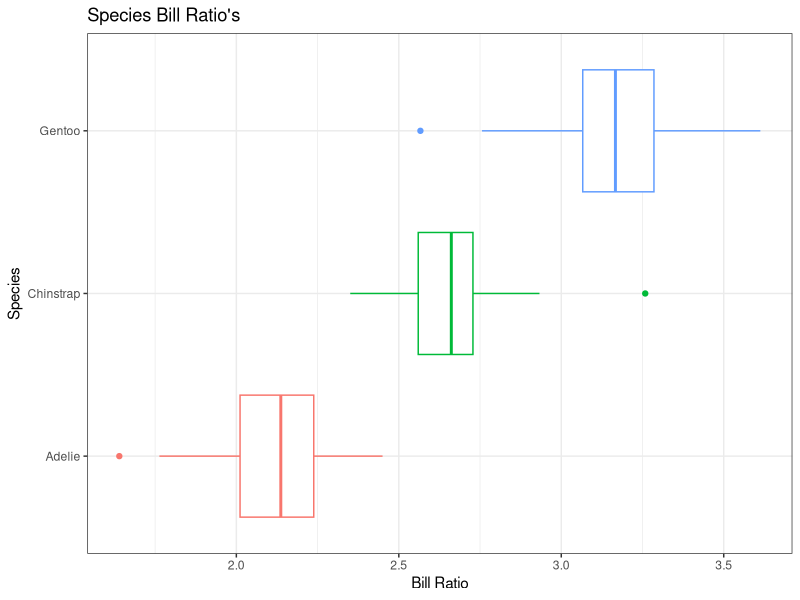
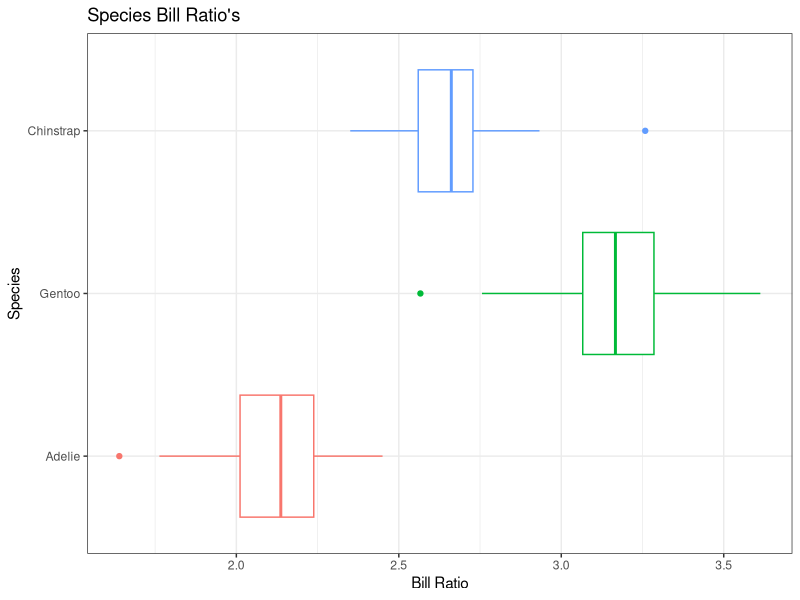
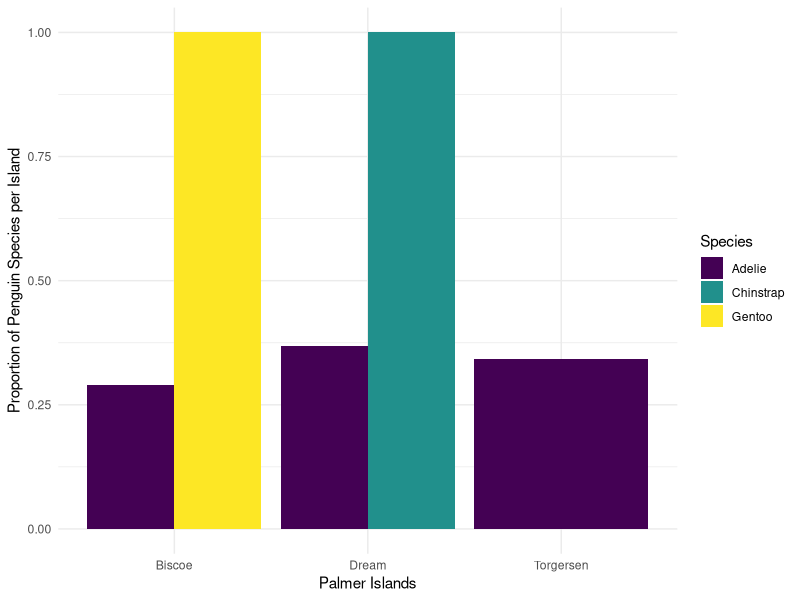

Reproduce these figures in R, in order.
## ---- chunk 1
#| label: setup
#| include: false

library(tidyverse)
library(palmerpenguins)
data(penguins)
## ---- chunk 2
penguins |>
  mutate(body_mass_kg = body_mass_g / 1000)
## ---- chunk 3
penguins |> 
  drop_na() #if we leave it blank it will remove any row with an NA
## ---- chunk 4
penguins |> 
  drop_na(sex) #adding a variable, removes rows with NA just for that variable
## ---- chunk 5
#|label: bill_ratio 
names(penguins)

penguins <-penguins |>
  mutate(bill_ratio = bill_length_mm / bill_depth_mm)

## ---- chunk 6
#| label: boxplot bill ratio

ggplot(penguins)+
  geom_boxplot(aes(y = species,x= bill_ratio, color = species))+
  theme_bw()+
  labs(x= "Bill Ratio", y= "Species", title= "Species Bill Ratio's")+
  guides(color = "none")

## ---- chunk 7
#| label: adding bill_ratio, body_mass_kg, flipper_length_m
names(penguins)
penguins |>
  mutate(bill_ratio = bill_length_mm / bill_depth_mm,
         body_mass_kg = body_mass_g/1000,
         flipper_length_m = flipper_length_mm/1000)
## ---- chunk 8
#| label: reordered species bill_ratio boxplot
penguins |> 
  mutate(species = 
           fct_relevel(species, "Adelie", "Gentoo", "Chinstrap"),
         bill_ratio = bill_length_mm / bill_depth_mm) |> 
ggplot()+
  geom_boxplot(aes(y = species,x= bill_ratio, color = species))+
  theme_bw()+
  labs(x= "Bill Ratio", y= "Species", title= "Species Bill Ratio's")+
  guides(color = "none")
  
## ---- chunk 9
penguins |>
  group_by(species) |>
  summarize(mass_mean = mean(body_mass_g, na.rm = TRUE),
            mass_sd = sd(body_mass_g, na.rm = TRUE))
## ---- chunk 10
#|label: mean adn sd of body mass
penguins |> 
  mutate(body_mass_kg = body_mass_g/1000) |> 
  group_by(species, sex) |> 
  summarize(mass_mean = mean(body_mass_kg, na.rm = TRUE),
            mass_sd = sd(body_mass_kg, na.rm = TRUE))
## ---- chunk 11
#|label: max min flipper length
names(penguins)
penguins |>
  filter(species == "Chinstrap")|>
  group_by(island)|>
  mutate(flip_max = max(flipper_length_mm), flip_min = min(flipper_length_mm))

## ---- chunk 12
#| label: mean bill ratio only
names(penguins)
penguins |>
  mutate(bill_ratio== bill_length_mm / bill_depth_mm)|>
  select(species, bill_ratio)|>
  group_by(species)|>
  mutate(bill_ratio_mean = mean(bill_ratio, na.rm = TRUE))


## ---- chunk 13
penguins |>
  group_by(species) |>
  summarize(bill_length_mean = mean(bill_length_mm, na.rm = TRUE),
            bill_depth_mean = mean(bill_depth_mm, na.rm = TRUE),
            flipper_length_mean = mean(flipper_length_mm, na.rm = TRUE))
## ---- chunk 14
penguins |>
  group_by(species) |>
  summarize(across(ends_with("mm"), 
                   .fns = mean, 
                   na.rm = TRUE))
## ---- chunk 15
penguins |>
  group_by(year) |>
  summarise(across(starts_with("bill"), 
                   .fns = max, 
                   na.rm = TRUE, 
                   .names = "max_{.col}"))
## ---- chunk 16
penguins |>
  group_by(year) |>
  summarise(across(starts_with("bill"), 
                   .fns = max, 
                   na.rm = TRUE, 
                   .names = "{.col}_max"))
## ---- chunk 17
penguins |>
  group_by(species) |>
  summarize(across(contains("length"),
                   list(avg = mean, stdev = sd),
                   na.rm = TRUE,
                   .names = "{.fn}_{.col}"))
## ---- chunk 18
#|label: using across
penguins |>
  group_by(island) |>
  summarize(across(contains("mm"),
                   list(median= median),
                   na.rm = TRUE,
                   .names = "{.col}_{.fn}"))
## ---- chunk 19
#|label: using across()
penguins|>
  filter(island != "Biscoe")|>
  rename(spp_penguin = species)|>
  group_by(spp_penguin)|>
  summarize(across(contains("length"),
                   list(mean= mean),
                   na.rm = TRUE,
                   .names = "{.col}_{.fn}"))
  
## ---- chunk 20
penguins |>
  group_by(species) |>
  summarize(n = n())
## ---- chunk 21
penguins |>
  count(species)
## ---- chunk 22
penguins |>
  count(species, year)#counts number of species per year
## ---- chunk 23
penguins |> 
  count(species, island) |> #number of species per island
  group_by(species) |> #group by the species 
  mutate(total = sum(n),  #create variable total for the total of species
         prop = n/total) |>  #number of species div by total fro the propotion of species per island 
  ggplot(aes(x = island, y = prop, fill = species)) + #create the aesthetics for the figure
  geom_col(position = position_dodge()) + #create the geometry for the figure
  scale_fill_viridis_d() + #add color blind friendly color
  labs(x = "Palmer Islands",
       y = "Proportion of Penguin Species per Island",
       fill = "Species") +
  theme_minimal()
## ---- chunk 24
#|label: count by species, island, and year
penguins |>
  count(species, year,island)
## ---- chunk 25

## ---- chunk 26
penguins |>
  mutate(size_bin = case_when(
      body_mass_g > 4500 ~ "large",
      body_mass_g > 3000 & body_mass_g <= 4500 ~ "medium",
      body_mass_g <= 3000 ~ "small"
    )
  )
## ---- chunk 27
penguins |>
  select(species, year, flipper_length_mm) |>  #comment
  rename(study_year = year) |>   #comment
  filter(species == "Adelie") |>  #comment
  mutate(flipper_rank = case_when(   #comment
    flipper_length_mm < 200 ~ 1,   #comment
    flipper_length_mm >= 200 ~ 2,  #comment
    TRUE ~ 0 # 0 for anything else
  ))
## ---- chunk 28

## ---- chunk 29

